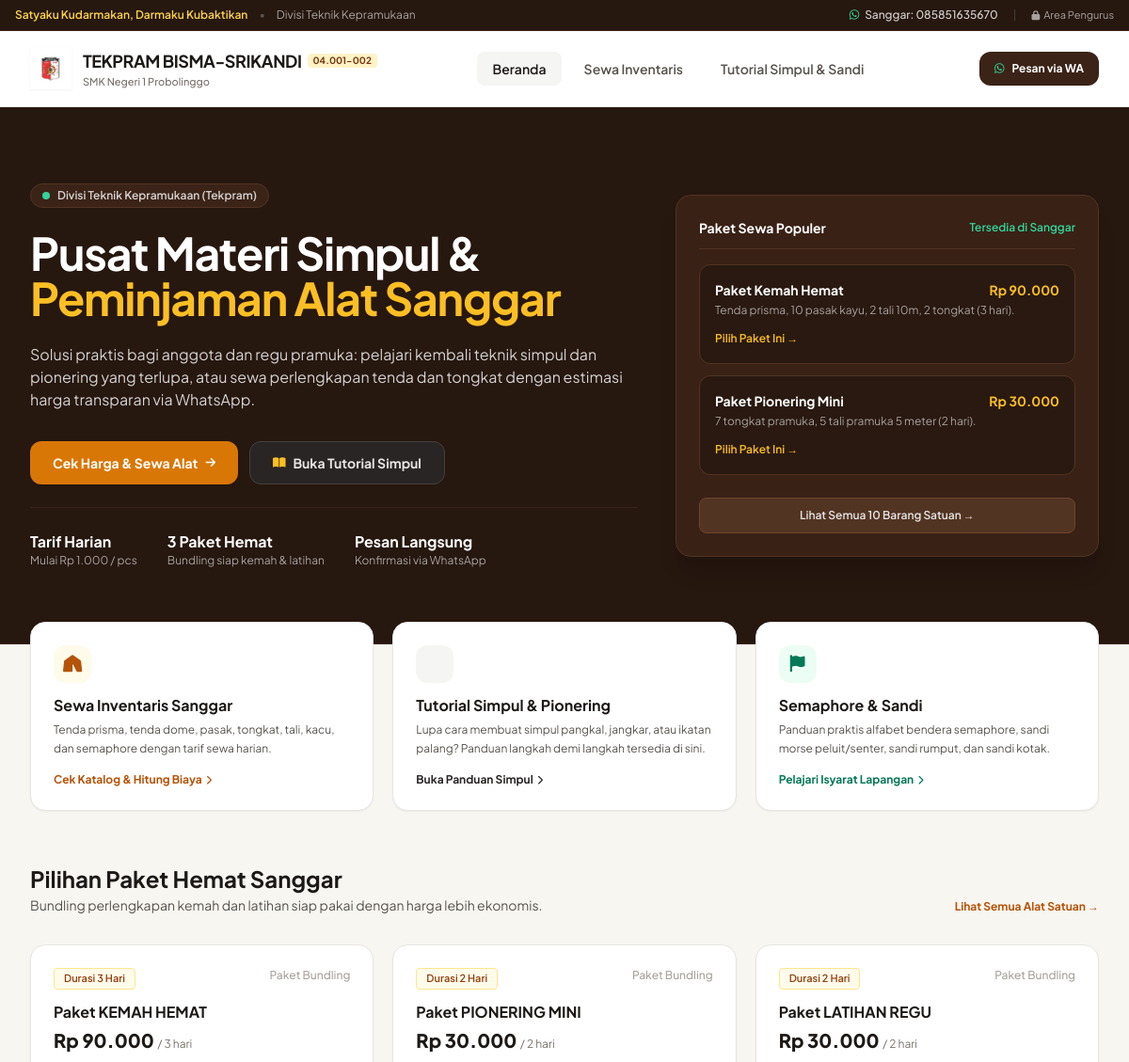
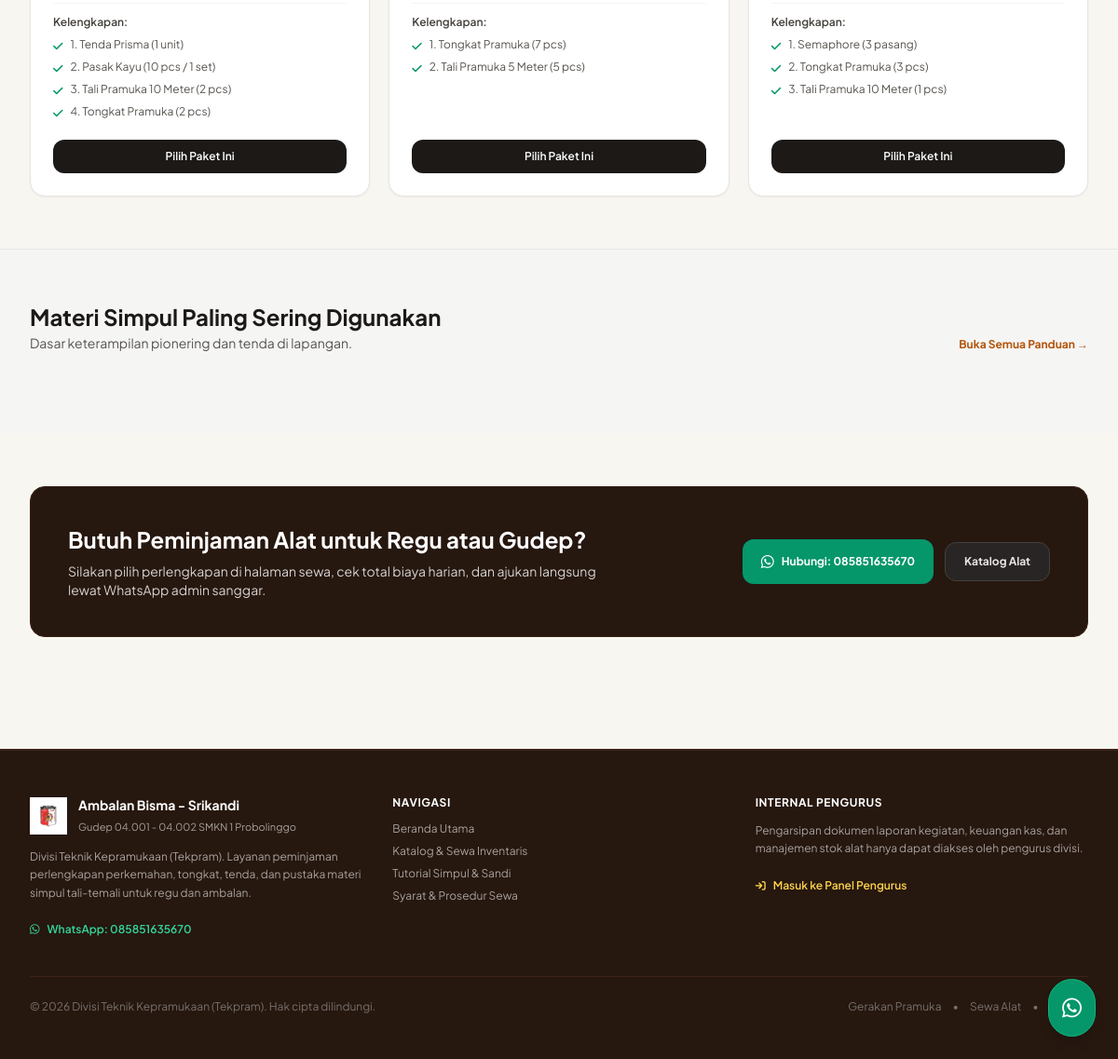
The page / on the database its author committed (2 pictures, top to bottom).
### tables this page shows
CREATE TABLE IF NOT EXISTS `settings` (
    `id` INT AUTO_INCREMENT PRIMARY KEY,
    `setting_key` VARCHAR(50) NOT NULL UNIQUE,
    `setting_value` TEXT NOT NULL
);

CREATE TABLE IF NOT EXISTS `inventory` (
    `id` INT AUTO_INCREMENT PRIMARY KEY,
    `nama_barang` VARCHAR(150) NOT NULL,
    `kategori` VARCHAR(20) NOT NULL,
    `jenis` VARCHAR(50) DEFAULT 'umum',
    `harga` INT NOT NULL,
    `satuan_durasi` VARCHAR(50) DEFAULT 'perhari',
    `durasi_hari` INT DEFAULT 1,
    `deskripsi` TEXT,
    `rincian_paket` TEXT NULL,
    `foto` VARCHAR(255) NULL,
    `stok` INT DEFAULT 10,
    `is_active` INT DEFAULT 1,
    `created_at` TIMESTAMP DEFAULT CURRENT_TIMESTAMP
);

### index.php (the view, shortened to what the rows shown need)
<?php
require_once __DIR__ . '/config/database.php';
require_once __DIR__ . '/includes/header.php';
$stmtPaket = $pdo->query("SELECT * FROM inventory WHERE kategori = 'paket' AND is_active = 1 ORDER BY harga DESC");
$paket_list = $stmtPaket->fetchAll();
?>
<section class="bg-scout-900 text-white py-16 sm:py-20 border-b border-scout-800">
    <div class="max-w-7xl mx-auto px-4 sm:px-6 lg:px-8">
        <div class="grid grid-cols-1 lg:grid-cols-12 gap-10 items-center">
            <div class="lg:col-span-7 space-y-6 text-center lg:text-left">
                <h1 class="font-bold text-3xl sm:text-4xl lg:text-5xl tracking-tight leading-tight text-white">
                    Pusat Materi Simpul & <br class="hidden sm:inline">
                    <span class="text-amber-400">Peminjaman Alat Sanggar</span>
                </h1>
            </div>
        </div>
    </div>
</section>
<section class="max-w-7xl mx-auto px-4 sm:px-6 lg:px-8 py-14">
    <div class="flex flex-col sm:flex-row sm:items-end justify-between mb-8 gap-3">
        <div>
            <h2 class="font-bold text-xl sm:text-2xl text-stone-900">
                Pilihan Paket Hemat Sanggar
            </h2>
        </div>
    </div>
    <div class="grid grid-cols-1 md:grid-cols-3 gap-5">
        <?php foreach ($paket_list as $pkt): ?>
            <div class="bg-white rounded-2xl border border-stone-200 p-6 flex flex-col justify-between shadow-sm hover:shadow-md transition">
                <div>
                    <div class="flex justify-between items-start mb-3">
                        <span class="text-[11px] font-semibold text-amber-800 bg-amber-50 px-2.5 py-0.5 rounded border border-amber-200">
                            Durasi <?= $pkt['durasi_hari'] ?> Hari
                        </span>
                        <span class="text-xs text-stone-400 font-medium">Paket Bundling</span>
                    </div>
                    <h3 class="font-bold text-base text-stone-900 mb-1">
                        <?= htmlspecialchars($pkt['nama_barang']) ?>
                    </h3>
                    <div class="font-extrabold text-xl text-stone-900 mb-3">
                        <?= format_rupiah($pkt['harga']) ?>
                        <span class="text-xs font-normal text-stone-500">/ <?= $pkt['durasi_hari'] ?> hari</span>
                    </div>
                    <div class="border-t border-stone-100 pt-3 mb-5">
                        <p class="text-xs font-semibold text-stone-700 mb-2">Kelengkapan:</p>
                        <ul class="space-y-1.5 text-xs text-stone-600">
                            <?php
                            $items_paket = explode("\n", $pkt['rincian_paket']);
                            foreach ($items_paket as $item_p):
                            ?>
                                <li class="flex items-start gap-2">
                                    <i class="fa-solid fa-check text-emerald-600 text-xs mt-0.5"></i>
                                    <span><?= htmlspecialchars(trim($item_p)) ?></span>
                                </li>
                            <?php endforeach; ?>
                        </ul>
                    </div>
                </div>
                <a href="sewa.php?tambah_paket=<?= $pkt['id'] ?>" class="w-full text-center bg-stone-900 hover:bg-stone-800 text-white font-semibold text-xs py-2.5 px-4 rounded-xl transition">
                    Pilih Paket Ini
                </a>
            </div>
        <?php endforeach; ?>
    </div>
</section>
<section class="bg-stone-100 py-14 border-t border-stone-200">
    <div class="max-w-7xl mx-auto px-4 sm:px-6 lg:px-8">
        <div class="flex flex-col sm:flex-row sm:items-end justify-between mb-8 gap-3">
            <div>
                <h2 class="font-bold text-xl sm:text-2xl text-stone-900">
                    Materi Simpul Paling Sering Digunakan
                </h2>
            </div>
        </div>
    </div>
</section>
<section class="max-w-7xl mx-auto px-4 sm:px-6 lg:px-8 py-14">
    <div class="bg-scout-900 rounded-2xl p-6 sm:p-10 text-white border border-scout-800 flex flex-col md:flex-row items-center justify-between gap-6">
        <div class="flex flex-wrap items-center gap-3">
            <a href="https://wa.me/<?= preg_replace('/[^0-9]/', '', $wa_admin) ?>" target="_blank" class="inline-flex items-center gap-2 bg-emerald-600 hover:bg-emerald-700 text-white font-bold text-xs px-5 py-3 rounded-xl transition">
                <i class="fa-brands fa-whatsapp text-base"></i>
                <span>Hubungi: <?= htmlspecialchars($wa_admin) ?></span>
            </a>
        </div>
    </div>
</section>
<?php require_once __DIR__ . '/includes/footer.php'; ?>

### includes/header.php (shortened to what the rows shown need)
<?php
$wa_admin = get_setting($pdo, 'whatsapp_number', '085851635670');
?>
<!DOCTYPE html>
<html lang="id" class="scroll-smooth">
<head>
    <script src="https://cdn.tailwindcss.com"></script>
    <link rel="stylesheet" href="https://cdnjs.cloudflare.com/ajax/libs/font-awesome/6.5.1/css/all.min.css">
</head>
<body class="min-h-screen flex flex-col antialiased selection:bg-amber-100 selection:text-amber-900">
    <div class="bg-scout-900 text-stone-300 text-xs py-2 px-4 border-b border-scout-800">
        <div class="max-w-7xl mx-auto flex flex-wrap justify-between items-center gap-2">
            <div class="flex items-center space-x-4">
                <a href="https://wa.me/<?= preg_replace('/[^0-9]/', '', $wa_admin) ?>" target="_blank" class="hover:text-white transition flex items-center gap-1.5 font-medium">
                    <i class="fa-brands fa-whatsapp text-emerald-400"></i> Sanggar: <?= htmlspecialchars($wa_admin) ?>
                </a>
                <span class="text-stone-700">|</span>
                <?php if (isset($_SESSION['user_id'])): ?>
                    <a href="admin/dashboard.php" class="bg-amber-600 hover:bg-amber-700 text-white px-2.5 py-0.5 rounded text-[11px] font-bold transition">
                        Panel Pengurus
                    </a>
                <?php else: ?>
                    <a href="admin/login.php" class="text-stone-400 hover:text-white transition flex items-center gap-1 text-[11px]">
                        <i class="fa-solid fa-lock text-[10px]"></i> Area Pengurus
                    </a>
                <?php endif; ?>
            </div>
        </div>
    </div>
    <main class="flex-grow">

### includes/footer.php (shortened to what the rows shown need)
    </main>
    <footer class="bg-scout-900 text-stone-300 border-t-2 border-scout-800 mt-16">
        <div class="max-w-7xl mx-auto px-4 sm:px-6 lg:px-8 py-12">
            <div class="grid grid-cols-1 md:grid-cols-3 gap-8">
                <div class="space-y-3">
                    <div class="pt-1">
                        <a href="https://wa.me/<?= preg_replace('/[^0-9]/', '', $wa_admin) ?>" target="_blank" class="inline-flex items-center gap-2 text-xs font-semibold text-emerald-400 hover:text-emerald-300 transition">
                            <i class="fa-brands fa-whatsapp"></i> WhatsApp: <?= htmlspecialchars($wa_admin) ?>
                        </a>
                    </div>
                </div>
            </div>
        </div>
    </footer>
</body>
</html>

### rows shown on the page
settings: setting_value "085851635670"
inventory: durasi_hari "3", nama_barang "Paket KEMAH HEMAT", harga "Rp 90.000", rincian_paket "1. Tenda Prisma (1 unit)", rincian_paket "2. Pasak Kayu (10 pcs / 1 set)", rincian_paket "3. Tali Pramuka 10 Meter (2 pcs)", rincian_paket "4. Tongkat Pramuka (2 pcs)"
inventory: durasi_hari "2", nama_barang "Paket PIONERING MINI", harga "Rp 30.000", rincian_paket "1. Tongkat Pramuka (7 pcs)", rincian_paket "2. Tali Pramuka 5 Meter (5 pcs)"
inventory: durasi_hari "2", nama_barang "Paket LATIHAN REGU", harga "Rp 30.000", rincian_paket "1. Semaphore (3 pasang)", rincian_paket "2. Tongkat Pramuka (3 pcs)", rincian_paket "3. Tali Pramuka 10 Meter (1 pcs)"
